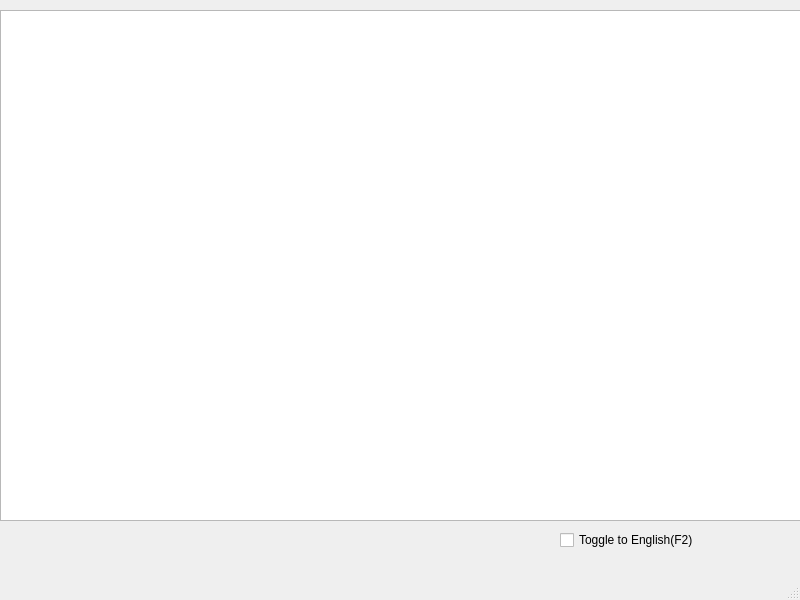
<?xml version="1.0" encoding="UTF-8"?>
<ui version="4.0">
 <class>MainWindow</class>
 <widget class="QMainWindow" name="MainWindow">
  <property name="geometry">
   <rect>
    <x>0</x>
    <y>0</y>
    <width>800</width>
    <height>600</height>
   </rect>
  </property>
  <property name="windowTitle">
   <string>TamilTypeWriter</string>
  </property>
  <widget class="QWidget" name="centralwidget">
   <widget class="QTextEdit" name="textEdit">
    <property name="geometry">
     <rect>
      <x>0</x>
      <y>10</y>
      <width>801</width>
      <height>511</height>
     </rect>
    </property>
   </widget>
   <widget class="QCheckBox" name="checkBox">
    <property name="geometry">
     <rect>
      <x>560</x>
      <y>530</y>
      <width>161</width>
      <height>20</height>
     </rect>
    </property>
    <property name="text">
     <string>Toggle to English(F2)</string>
    </property>
   </widget>
  </widget>
  <widget class="QMenuBar" name="menubar">
   <property name="geometry">
    <rect>
     <x>0</x>
     <y>0</y>
     <width>800</width>
     <height>22</height>
    </rect>
   </property>
  </widget>
  <widget class="QStatusBar" name="statusbar"/>
 </widget>
 <resources/>
 <connections/>
</ui>
